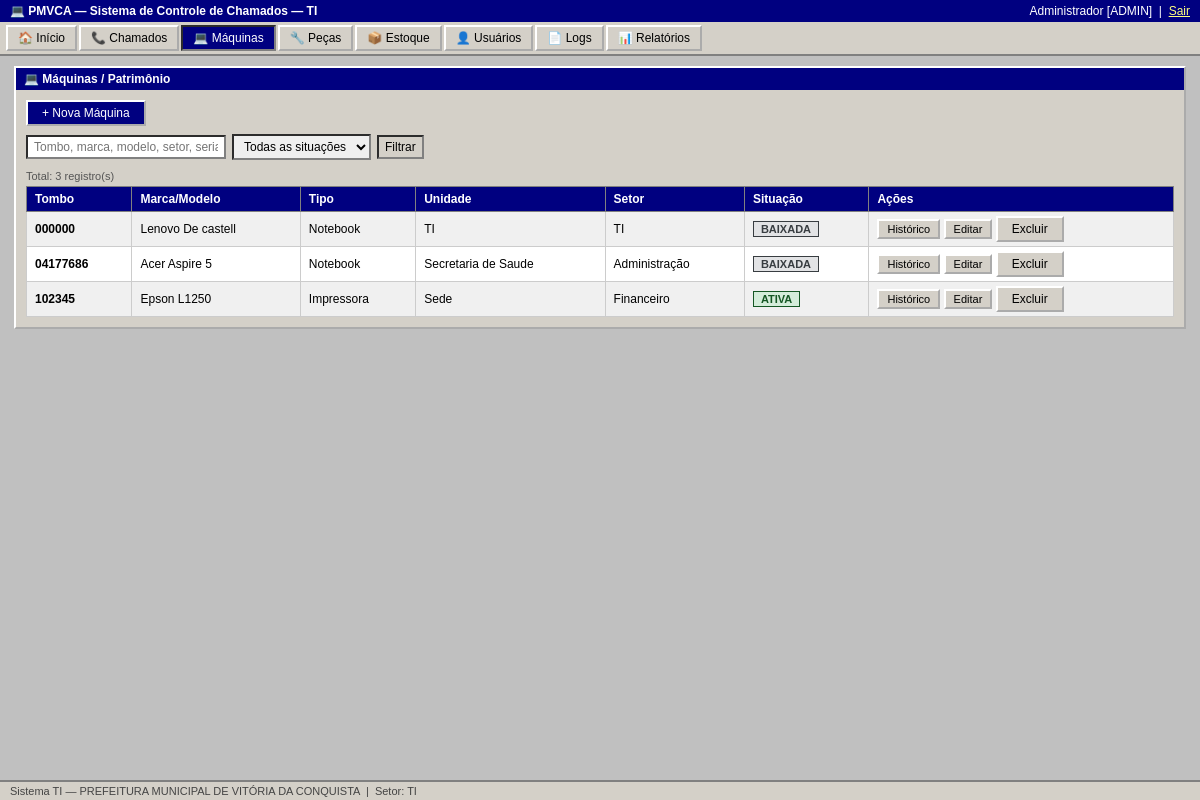
The app's page /maquinas (signed in) with its own data.
### tables this page shows
CREATE TABLE maquinas (
        id INTEGER PRIMARY KEY AUTOINCREMENT,
        tombo TEXT UNIQUE NOT NULL, marca TEXT NOT NULL, modelo TEXT NOT NULL,
        serial TEXT, tipo TEXT NOT NULL, unidade TEXT NOT NULL, setor TEXT NOT NULL,
        situacao TEXT NOT NULL DEFAULT 'ativa', criado_em TEXT NOT NULL);

### app.py (the view)
@app.route('/maquinas')
@login_required
def maquinas():
    q    = request.args.get('q','')
    sit  = request.args.get('situacao','')
    page = int(request.args.get('page',1))
    conn = get_db()
    sql  = "SELECT * FROM maquinas WHERE 1=1"
    p    = []
    if q:
        sql += " AND (tombo LIKE ? OR marca LIKE ? OR modelo LIKE ? OR setor LIKE ? OR serial LIKE ? OR unidade LIKE ?)"
        p.extend([f'%{q}%']*6)
    if sit:
        sql += " AND situacao=?"
        p.append(sit)
    rows = conn.execute(sql+' ORDER BY tombo', p).fetchall()
    conn.close()
    items, page, total_pages, total = paginar(rows, page)
    return render_template('maquinas.html', maquinas=items, q=q, situacao=sit,
        page=page, total_pages=total_pages, total=total)

### app.py (called while the page is built)
def get_db():
    conn = sqlite3.connect(DB_PATH)
    conn.row_factory = sqlite3.Row
    conn.execute("PRAGMA foreign_keys = ON")
    return conn

def paginar(items, page, per_page=25):
    total = len(items)
    total_pages = max(1, (total + per_page - 1) // per_page)
    page = max(1, min(page, total_pages))
    start = (page - 1) * per_page
    return items[start:start + per_page], page, total_pages, total

def login_required(f):
    @wraps(f)
    def d(*a, **kw):
        if 'usuario_id' not in session:
            return redirect(url_for('login'))
        return f(*a, **kw)
    return d

### templates/maquinas.html (shortened to what this page needs)
{% extends 'base.html' %}
{% block content %}
<div class="window">
  <div class="window-title">&#128187; Máquinas / Patrimônio</div>
  <div class="window-body">
    {% if session.perfil in ('admin','tecnico') %}
    <div class="toolbar">
      <a href="/maquinas/nova" class="btn btn-primary">+ Nova Máquina</a>
    </div>
    {% endif %}
    <form class="search-bar" method="get">
      <input type="text" name="q" value="{{ q }}" placeholder="Tombo, marca, modelo, setor, serial, unidade...">
      <select name="situacao">
        <option value="">Todas as situações</option>
      </select>
      <input type="submit" class="btn" value="Filtrar">
    </form>
    <p style="font-size:11px;color:#555;margin-bottom:4px">Total: {{ total }} registro(s)</p>
    <table>
      <tr><th>Tombo</th><th>Marca/Modelo</th><th>Tipo</th><th>Unidade</th><th>Setor</th><th>Situação</th><th>Ações</th></tr>
      {% for m in maquinas %}
      <tr>
        <td><strong>{{ m.tombo }}</strong></td>
        <td>{{ m.marca }} {{ m.modelo }}</td>
        <td>{{ m.tipo }}</td>
        <td>{{ m.unidade }}</td>
        <td>{{ m.setor }}</td>
        <td><span class="badge badge-{{ m.situacao }}">{{ m.situacao|upper }}</span></td>
        <td>
          <a href="/maquinas/{{ m.id }}/historico" class="btn btn-sm">Histórico</a>
          {% if session.perfil in ('admin','tecnico') %}
          <a href="/maquinas/{{ m.id }}/editar" class="btn btn-sm">Editar</a>
          {% endif %}
          {% if session.perfil == 'admin' %}
          <form method="post" action="/maquinas/{{ m.id }}/excluir" style="display:inline"
                onsubmit="return confirm('Excluir máquina tombo {{ m.tombo }}? Só é possível se não houver chamados vinculados.')">
            <input type="submit" class="btn btn-sm btn-danger" value="Excluir">
          </form>
          {% endif %}
        </td>
      </tr>
      {% else %}
      <tr><td colspan="7" style="text-align:center;padding:10px">Nenhuma máquina encontrada.</td></tr>
      {% endfor %}
    </table>
  </div>
</div>
{% endblock %}

### static/css/style.css (style rules this page uses)
*, *::before, *::after { box-sizing: border-box; margin: 0; padding: 0; }
body { font-family: Tahoma, Arial, sans-serif; font-size: 13px; background: #c0c0c0; color: #000; min-height: 100vh; display: flex; flex-direction: column; }
.window { background: #d4d0c8; border: 2px outset #fff; margin-bottom: 10px; }
.window-title { background: #000080; color: #fff; padding: 4px 8px; font-weight: bold; font-size: 12px; display: flex; align-items: center; gap: 6px; }
.window-body { padding: 10px; }
.btn, button, input[type=submit], input[type=button] { font-family: Tahoma, Arial, sans-serif; font-size: 12px; padding: 4px 14px; background: #d4d0c8; border: 2px outset #fff; cursor: pointer; color: #000; text-decoration: none; display: inline-block; }
.btn-primary { background: #000080; color: #fff; }
.btn-danger { background: #c00000; color: #fff; }
.btn-sm { padding: 2px 8px; font-size: 11px; }
table { width: 100%; border-collapse: collapse; background: #fff; font-size: 12px; }
th { background: #000080; color: #fff; padding: 5px 8px; text-align: left; border: 1px solid #808080; white-space: nowrap; }
td { padding: 4px 8px; border: 1px solid #ccc; vertical-align: middle; }
tr:nth-child(even) td { background: #f0f0f0; }
.search-bar { display: flex; gap: 6px; margin-bottom: 10px; flex-wrap: wrap; align-items: center; }
.search-bar input, .search-bar select { padding: 3px 6px; border: 2px inset #808080; font-size: 12px; }
.search-bar input[type=text] { min-width: 200px; }
.badge { display: inline-block; padding: 1px 7px; font-size: 11px; border: 1px solid #666; font-weight: bold; }
.badge-ativa { background: #d4edda; color: #155724; border-color: #155724; }
.badge-baixada { background: #e2e3e5; color: #383d41; border-color: #383d41; }
a { color: #000080; }
.toolbar { display: flex; gap: 6px; margin-bottom: 8px; flex-wrap: wrap; align-items: center; }

### records on screen
maquinas: tombo "000000", marca "Lenovo", modelo "De castell", tipo "Notebook", unidade "TI", setor "TI", situacao "BAIXADA"
maquinas: tombo "04177686", marca "Acer", modelo "Aspire 5", tipo "Notebook", unidade "Secretaria de Saude", setor "Administração", situacao "BAIXADA"
maquinas: tombo "102345", marca "Epson", modelo "L1250", tipo "Impressora", unidade "Sede", setor "Financeiro", situacao "ATIVA"

### other values on screen
{{ session.nome }} "Administrador"
{{ session.perfil|upper }} "ADMIN"
{{ total }} "3"
{{ session.setor }} "TI"
